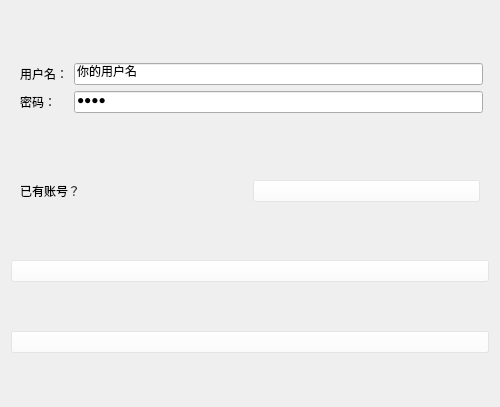
<?xml version="1.0" encoding="UTF-8"?>
<ui version="4.0">
 <class>signup</class>
 <widget class="QWidget" name="signup">
  <property name="geometry">
   <rect>
    <x>0</x>
    <y>0</y>
    <width>500</width>
    <height>407</height>
   </rect>
  </property>
  <property name="windowTitle">
   <string>注册</string>
  </property>
  <property name="windowIcon">
   <iconset>
    <normaloff>../resources/apple.PNG</normaloff>../resources/apple.PNG</iconset>
  </property>
  <property name="styleSheet">
   <string notr="true"/>
  </property>
  <layout class="QGridLayout" name="gridLayout_2">
   <item row="4" column="0">
    <widget class="QWidget" name="widget_4" native="true">
     <property name="sizePolicy">
      <sizepolicy hsizetype="Preferred" vsizetype="Fixed">
       <horstretch>0</horstretch>
       <verstretch>0</verstretch>
      </sizepolicy>
     </property>
     <layout class="QHBoxLayout" name="horizontalLayout_5">
      <item>
       <widget class="QLabel" name="label_3">
        <property name="text">
         <string>已有账号？</string>
        </property>
       </widget>
      </item>
      <item>
       <widget class="QPushButton" name="openLogIn">
        <property name="styleSheet">
         <string notr="true">background-color: rgba(255,255,255,70);</string>
        </property>
        <property name="text">
         <string/>
        </property>
        <property name="icon">
         <iconset>
          <normaloff>../resources/4537006CBA78D20650F3CC6E51755E5D.png</normaloff>../resources/4537006CBA78D20650F3CC6E51755E5D.png</iconset>
        </property>
        <property name="iconSize">
         <size>
          <width>80</width>
          <height>30</height>
         </size>
        </property>
       </widget>
      </item>
     </layout>
    </widget>
   </item>
   <item row="20" column="0">
    <widget class="QPushButton" name="exitOut">
     <property name="styleSheet">
      <string notr="true">background-color: rgba(255,255,255,70);</string>
     </property>
     <property name="text">
      <string/>
     </property>
     <property name="icon">
      <iconset>
       <normaloff>../resources/232BA6219E241DECDC960184E31063CD.png</normaloff>
       <normalon>../resources/232BA6219E241DECDC960184E31063CD.png</normalon>../resources/232BA6219E241DECDC960184E31063CD.png</iconset>
     </property>
     <property name="iconSize">
      <size>
       <width>80</width>
       <height>30</height>
      </size>
     </property>
    </widget>
   </item>
   <item row="0" column="0">
    <widget class="QWidget" name="widget" native="true">
     <property name="enabled">
      <bool>true</bool>
     </property>
     <property name="sizePolicy">
      <sizepolicy hsizetype="Preferred" vsizetype="Fixed">
       <horstretch>0</horstretch>
       <verstretch>0</verstretch>
      </sizepolicy>
     </property>
     <property name="cursor">
      <cursorShape>ArrowCursor</cursorShape>
     </property>
     <layout class="QGridLayout" name="gridLayout">
      <property name="rightMargin">
       <number>6</number>
      </property>
      <item row="5" column="0">
       <widget class="QLabel" name="label_2">
        <property name="text">
         <string>密码：</string>
        </property>
       </widget>
      </item>
      <item row="5" column="1">
       <widget class="QLineEdit" name="passWord">
        <property name="inputMethodHints">
         <set>Qt::ImhHiddenText|Qt::ImhNoAutoUppercase|Qt::ImhNoPredictiveText|Qt::ImhSensitiveData</set>
        </property>
        <property name="text">
         <string>你的密码</string>
        </property>
        <property name="echoMode">
         <enum>QLineEdit::Password</enum>
        </property>
       </widget>
      </item>
      <item row="0" column="0">
       <widget class="QLabel" name="label">
        <property name="text">
         <string>用户名：</string>
        </property>
       </widget>
      </item>
      <item row="0" column="1">
       <widget class="QLineEdit" name="userName">
        <property name="text">
         <string>你的用户名</string>
        </property>
       </widget>
      </item>
     </layout>
    </widget>
   </item>
   <item row="19" column="0">
    <widget class="QPushButton" name="signIn">
     <property name="enabled">
      <bool>true</bool>
     </property>
     <property name="styleSheet">
      <string notr="true">background-color: rgba(255,255,255,70);</string>
     </property>
     <property name="text">
      <string/>
     </property>
     <property name="icon">
      <iconset>
       <normaloff>../resources/645EC531675E93BBFDC7AEDE5743D790.png</normaloff>
       <normalon>../resources/645EC531675E93BBFDC7AEDE5743D790.png</normalon>../resources/645EC531675E93BBFDC7AEDE5743D790.png</iconset>
     </property>
     <property name="iconSize">
      <size>
       <width>80</width>
       <height>30</height>
      </size>
     </property>
     <property name="checkable">
      <bool>true</bool>
     </property>
     <property name="autoRepeatInterval">
      <number>96</number>
     </property>
    </widget>
   </item>
  </layout>
 </widget>
 <resources/>
 <connections/>
</ui>
